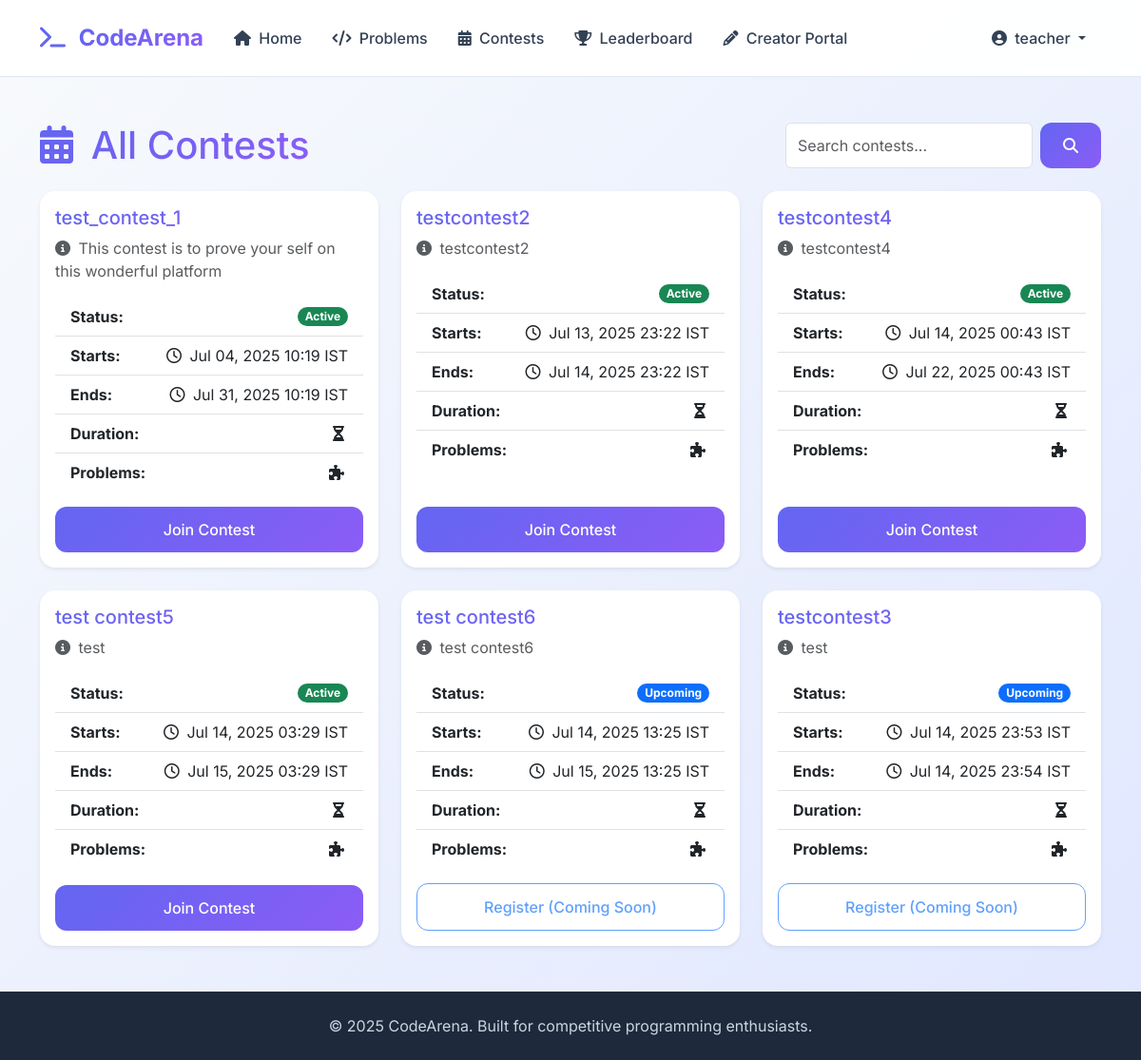
/contests/list/ (signed in), run on the app's committed database.
### users/models.py (models this page shows, shortened)
class CustomUser(AbstractUser):
    ROLE_CHOICES = (
        ('student' , 'Student'),
        ('problem_setter' , 'Problem Setter'),
        ('admin' , 'Admin')
    )
    role = models.CharField(max_length=20,choices=ROLE_CHOICES,default='student')
    is_authorized = models.BooleanField(default=False, help_text="Flag to determine if a problem setter is authorized to create problems")

### contests/models.py (models this page shows, shortened)
class Contest(models.Model):
    name = models.CharField(max_length=255,unique=True,help_text="Name of the contest")
    description = models.TextField(help_text="Detailed description of the contest")
    start_time = models.DateTimeField(help_text="The official start time of the contest")
    end_time = models.DateTimeField(help_text="The official end time of the contest")
    STATUS_CHOICES = (
        ('upcoming','Upcoming'),
        ('active','Active'),
        ('ended','Ended'),
        ('cancelled','Cancelled')
    )
    status = models.CharField(max_length=10,choices=STATUS_CHOICES,default="upcoming",help_text="Current status of the contest")
    created_by = models.ForeignKey(
        settings.AUTH_USER_MODEL,
        on_delete=models.SET_NULL,
        null=True,
        blank=True,
        related_name='created_contests',
        help_text="User who created this contest"
    )
    problems = models.ManyToManyField(
        Problem,
        through='ContestProblem',
        related_name='contests',
        help_text="Problems included in this contest"
    )
    participants = models.ManyToManyField(
        settings.AUTH_USER_MODEL,
        related_name='contests_participated',
        blank=True,
        help_text= "Users who have registered or participated in this contest"
    )
    created_at = models.DateTimeField(auto_now_add=True)
    updated_at = models.DateTimeField(auto_now=True)
    class Meta:
        verbose_name = 'Contest'
        verbose_name_plural = 'Contests'
        ordering = ['start_time']
        indexes = [
            models.Index(fields=['status']),  # Add an index on the status field
        ]
    def is_active(self):
        now = timezone.now()
        return self.start_time <= now <= self.end_time
    def is_upcoming(self):
        now = timezone.now()
        return now <self.start_time
    def update_status(self):
        if self.is_active():
            self.status = 'active'
        elif self.is_upcoming():
            self.status = 'upcoming'
        elif self.is_ended():
            self.status = 'ended'
    @classmethod
    def update_all_statuses(cls):
        for contest in cls.objects.all():
            old_status = contest.status
            contest.update_status()
            if old_status != contest.status:
                contest.save()

### contests/views.py (the view)
# urls.py: path('list/', ContestListView.as_view(), name='list'),
class ContestListView(View):
    def get(self, request, *args, **kwargs):
        Contest.update_all_statuses()
        contests_list = Contest.objects.all()
        query = request.GET.get('q')
        if query:
            contests_list = contests_list.filter(
                Q(name__icontains=query) |
                Q(description__icontains=query)
            ).distinct()
        paginator = Paginator(contests_list, 9)
        page_number = request.GET.get('page')
        try:
            contests = paginator.page(page_number)
        except PageNotAnInteger:
            contests = paginator.page(1)
        except EmptyPage:
            contests = paginator.page(paginator.num_pages)
        context = {
            'contests': contests,
            'is_paginated': contests.has_other_pages(),
            'page_obj': contests,
            'query': query,
        }
        return render(request, 'contests/contests.html', context)

### templates/contests/contests.html (shortened to what this page needs)
{% extends 'base.html' %}
{% block content %}
<div class="container mt-5">
    <div class="d-flex justify-content-between align-items-center mb-4">
        <h1 class="mb-0 text-gradient">
            <i class="fas fa-calendar-alt me-2"></i> All Contests
        </h1>
        <form class="d-flex" method="GET" action="{% url 'contests:list' %}">
            <input class="form-control me-2" type="search" placeholder="Search contests..." aria-label="Search" name="q" value="{{ request.GET.q }}">
            <button class="btn btn-primary" type="submit">
                <i class="fas fa-search"></i>
            </button>
        </form>
    </div>
    {% if contests %}
    <div class="row row-cols-1 row-cols-md-2 row-cols-lg-3 g-4">
        {% for contest in contests %}
        <div class="col">
            <div class="card h-100 shadow-sm border-0">
                <div class="card-body d-flex flex-column">
                    <h5 class="card-title text-gradient mb-2">{{ contest.name }}</h5>
                    <p class="card-text text-muted mb-3">
                        <i class="fas fa-info-circle me-1"></i> {{ contest.description|truncatechars:100 }}
                    </p>
                    <ul class="list-group list-group-flush mb-3 flex-grow-1">
                        <li class="list-group-item d-flex justify-content-between align-items-center">
                            <strong>Status:</strong>
                            {% if contest.status == 'upcoming' %}
                                <span class="badge bg-primary rounded-pill">Upcoming</span>
                            {% elif contest.status == 'active' %}
                                <span class="badge bg-success rounded-pill">Active</span>
                            {% else %}
                                <span class="badge bg-secondary rounded-pill">Finished</span>
                            {% endif %}
                        </li>
                        <li class="list-group-item d-flex justify-content-between align-items-center">
                            <strong>Starts:</strong>
                            <span><i class="far fa-clock me-1"></i> {{ contest.start_time|date:"M d, Y H:i" }} IST</span>
                        </li>
                        <li class="list-group-item d-flex justify-content-between align-items-center">
                            <strong>Ends:</strong>
                            <span><i class="far fa-clock me-1"></i> {{ contest.end_time|date:"M d, Y H:i" }} IST</span>
                        </li>
                        <li class="list-group-item d-flex justify-content-between align-items-center">
                            <strong>Duration:</strong>
                            <span><i class="fas fa-hourglass-half me-1"></i> {{ contest.duration_display }}</span>
                        </li>
                        <li class="list-group-item d-flex justify-content-between align-items-center">
                            <strong>Problems:</strong>
                            <span><i class="fas fa-puzzle-piece me-1"></i> {{ contest.problem_count }}</span>
                        </li>
                    </ul>
                    <div class="mt-auto d-grid gap-2">
                        {% if contest.status == 'upcoming' %}
                            <a href="#" class="btn btn-outline-primary disabled">Register (Coming Soon)</a>
                        {% elif contest.status == 'active' %}
                            <a href="{% url 'contests:detail' contest.id %}" class="btn btn-primary">Join Contest</a>
                        {% else %}
                            <a href="{% url 'contests:detail' contest.id %}" class="btn btn-secondary">View Results</a>
                        {% endif %}
                    </div>
                </div>
            </div>
        </div>
        {% endfor %}
    </div>
    {% else %}
    <div class="alert alert-info text-center mt-5" role="alert">
        <i class="fas fa-exclamation-circle me-2"></i> No contests found. Check back later!
    </div>
    {% endif %}
</div>
{% endblock %}

### templates/base.html (shortened to what this page needs)
<!DOCTYPE html>
<html lang="en">
<head>
    <link href="https://cdn.jsdelivr.net/npm/bootstrap@5.3.3/dist/css/bootstrap.min.css" rel="stylesheet">
    <link rel="stylesheet" href="https://cdnjs.cloudflare.com/ajax/libs/font-awesome/6.5.2/css/all.min.css" />
</head>
<body class="d-flex flex-column min-vh-100">
    <nav class="navbar navbar-expand-lg sticky-top">
        <div class="container">
            <a class="navbar-brand" href="{% url 'home' %}">
                <i class="fas fa-terminal me-2"></i>
                <span class="text-gradient">CodeArena</span>
            </a>
            <div class="collapse navbar-collapse" id="navbarNav">
                <ul class="navbar-nav me-auto">
                    <li class="nav-item">
                        <a class="nav-link" href="{% url 'home' %}">
                            <i class="fas fa-home me-1"></i> Home
                        </a>
                    </li>
                    <li class="nav-item">
                        <a class="nav-link" href="{% url 'problems:list' %}">
                            <i class="fas fa-code me-1"></i> Problems
                        </a>
                    </li>
                    <li class="nav-item">
                        <a class="nav-link" href="{% url 'contests:list' %}">
                            <i class="fas fa-calendar-alt me-1"></i> Contests
                        </a>
                    </li>
                    <li class="nav-item">
                        <a class="nav-link" href="{% url 'leaderboard:main' %}">
                            <i class="fas fa-trophy me-1"></i> Leaderboard
                        </a>
                    </li>
                    {% if user.is_authenticated %}
                        {% if user.role == 'problem_setter' or user.role == 'admin' %}
                        <li class="nav-item">
                            <a class="nav-link" href="{% url 'creator:portal' %}">
                                <i class="fas fa-pencil-alt me-1"></i> Creator Portal
                            </a>
                        </li>
                        {% endif %}
                    {% endif %}
                </ul>
                <ul class="navbar-nav">
                    {% if user.is_authenticated %}
                        <li class="nav-item dropdown">
                            <a class="nav-link dropdown-toggle" href="#" id="navbarDropdown" role="button" data-bs-toggle="dropdown" aria-expanded="false">
                                <i class="fas fa-user-circle me-1"></i> {{ user.username }}
                            </a>
                        </li>
                    {% endif %}
                </ul>
            </div>
        </div>
    </nav>
    <main class="flex-grow-1">
        {% block content %}{% endblock %}
    </main>
    <footer class="footer py-4 mt-5">
        <div class="container text-center">
            <span>&copy; {% now "Y" %} CodeArena. Built for competitive programming enthusiasts.</span>
        </div>
    </footer>
</body>
</html>

### templates/base.html (style rules this page uses)
:root { --primary-color: #6366f1; --primary-dark: #4f46e5; --secondary-color: #8b5cf6; --success-color: #10b981; --warning-color: #f59e0b; --danger-color: #ef4444; --gray-50: #f8fafc; --gray-100: #f1f5f9; --gray-200: #e2e8f0; --gray-300: #cbd5e1; --gray-600: #475569; --gray-700: #334155; --gray-800: #1e293b; --gray-900: #0f172a; }
body { font-family: 'Inter', sans-serif; background: linear-gradient(135deg, var(--gray-50) 0%, #e0e7ff 100%); min-height: 100vh; color: var(--gray-800); }
.navbar { background: rgba(255, 255, 255, 0.95) !important; backdrop-filter: blur(10px); border-bottom: 1px solid var(--gray-200); padding: 1rem 0; }
.navbar-brand { font-weight: 700; font-size: 1.5rem; color: var(--primary-color) !important; }
.nav-link { font-weight: 500; color: var(--gray-700) !important; padding: 0.75rem 1rem !important; transition: all 0.3s ease; }
.btn-primary { background: linear-gradient(135deg, var(--primary-color) 0%, var(--secondary-color) 100%); border: none; font-weight: 500; padding: 0.75rem 1.5rem; border-radius: 0.75rem; transition: all 0.3s ease; }
.btn-outline-primary { color: var(--primary-color); border-color: var(--primary-color); font-weight: 500; padding: 0.75rem 1.5rem; border-radius: 0.75rem; transition: all 0.3s ease; }
.card { border: none; border-radius: 1rem; box-shadow: 0 4px 25px rgba(0, 0, 0, 0.05); transition: all 0.3s ease; }
.footer { background: var(--gray-800) !important; color: var(--gray-300) !important; margin-top: auto; }
.text-gradient { background: linear-gradient(135deg, var(--primary-color) 0%, var(--secondary-color) 100%); -webkit-background-clip: text; -webkit-text-fill-color: transparent; background-clip: text; }

### data on the page
CustomUser: username "teacher"
Contest: name "test_contest_1", description "This contest is to prove your self on this wonderful platform", status "Active", start_time "Jul 04, 2025 10:19", end_time "Jul 31, 2025 10:19"
Contest: name "testcontest2", description "testcontest2", status "Active", start_time "Jul 13, 2025 23:22", end_time "Jul 14, 2025 23:22"
Contest: name "testcontest4", description "testcontest4", status "Active", start_time "Jul 14, 2025 00:43", end_time "Jul 22, 2025 00:43"
Contest: name "test contest5", description "test", status "Active", start_time "Jul 14, 2025 03:29", end_time "Jul 15, 2025 03:29"
Contest: name "test contest6", description "test contest6", status "Upcoming", start_time "Jul 14, 2025 13:25", end_time "Jul 15, 2025 13:25"
Contest: name "testcontest3", description "test", status "Upcoming", start_time "Jul 14, 2025 23:53", end_time "Jul 14, 2025 23:54"
